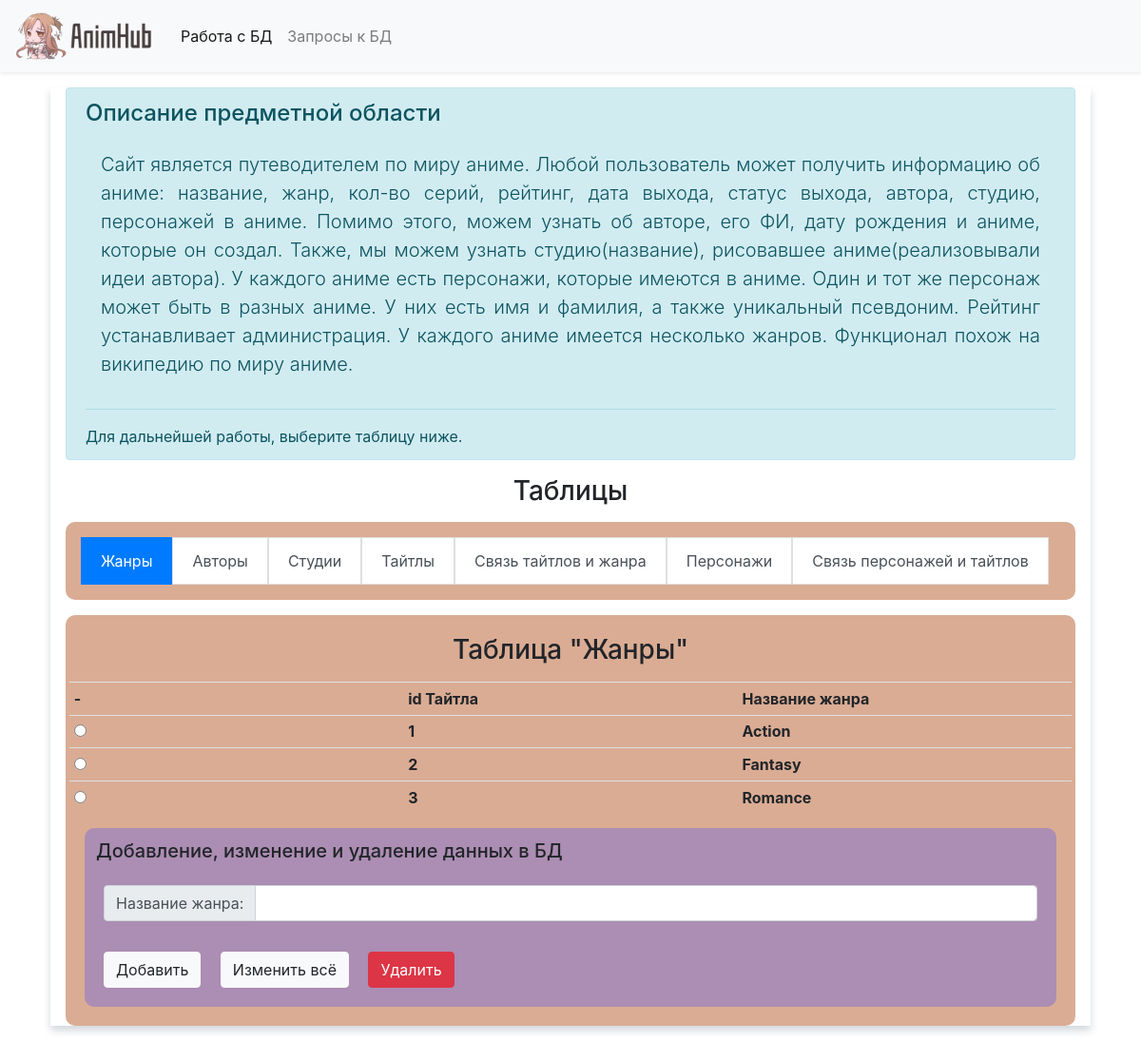
Page /php/php/TGenre.php on the committed database.
### tables this page shows
CREATE TABLE IF NOT EXISTS genre_title
(
    id BIGINT PRIMARY KEY AUTO_INCREMENT,
    name_genre VARCHAR(32) NOT NULL
);

### php/php/TGenre.php (the view, shortened to what this page needs)
<?php
require './home.php';
?>
<div class="list-group list-group-horizontal tableMenu m-3 p-3">
    <form method="POST" action="/php/TGenre.php">
        <button name="genre_title" class="list-group-item list-group-item-action active">Жанры</button>
    </form>
    <form method="POST" action="/php/TAuthor.php">
        <button name="author" class="list-group-item list-group-item-action">Авторы</button>
    </form>
    <form method="POST" action="/php/TStudio.php">
        <button name="studio" class="list-group-item list-group-item-action">Студии</button>
    </form>
    <form method="POST" action="/php/TTitle.php">
        <button name="titles" class="list-group-item list-group-item-action">Тайтлы</button>
    </form>
    <form method="POST" action="/php/TTitleToGenre.php">
        <button name="title_to_genre" class="list-group-item list-group-item-action">Связь тайтлов и жанра</button>
    </form>
    <form method="POST" action="/php/TCharacter.php">
        <button name="the_character" class="list-group-item list-group-item-action">Персонажи</button>
    </form>
    <form method="POST" action="/php/TCharacterToTitle.php">
        <button name="character_to_title" class="list-group-item list-group-item-action">Связь персонажей и тайтлов</button>
    </form>
</div>
<div class="m-3 p-1 tableSelectContainer">
    <form method="POST" action="./queryHandler.php">
        <h3 class="m-3" align="center">Таблица "Жанры"</h3>
        <table id='table' class='table table-hover table-sm p-2 fixTable'>
            <tr>
                <th>-</th>
                <th>id Тайтла</th>
                <th>Название жанра</th>
            </tr>
            <?
            foreach ($pdo->query('SELECT * FROM genre_title;') as $row) {
                echo "<tr>
                        <th><input type='radio' name='selected' value='{$row['id']}'></th>
                        <th>{$row['id']}</th>
                        <th>{$row['name_genre']}</th>
                ";
            }
            ?>
        </table>
        <div class="m-3 p-1 workdbdiv">
            <h5 class="m-2"> Добавление, изменение и удаление данных в БД</h5>
            <div style="display: flex; flex-direction: column;">
                <div class="input-group p-3">
                    <div class="input-group-prepend">
                        <span class="input-group-text" id="basic-addon1">Название жанра:</span>
                    </div>
                    <input name="name_genre" type="text" class="form-control" aria-label="Название жанра">
                </div>
                <div class="p-2">
                    <button type="submit" name="add" class="m-2 btn btn-light" >Добавить</button>
                    <button type="submit" name="edit" class="m-2 btn btn-light">Изменить всё</button>
                    <button type="submit" name="delete" class="m-2 btn btn-danger">Удалить</button>
                </div>
            </div>
        </div>
    </form>
</div>

### php/css/style.css (style rules this page uses)
.bodyMain { box-shadow: 0px 5px 8px 0px rgba(34, 60, 80, 0.2); }
.textMain { text-align: justify; }
.tableSelectContainer { background: #daac94; border-radius: 10px; }
td, th { word-wrap: break-word; }
.fixTable { width: 100%; table-layout: fixed; }
.workdbdiv { background: #ac8db3; border-radius: 10px; }
.tableMenu { background: #daac94; border-radius: 10px; }

### rows in the picture
genre_title: id "1", name_genre "Action"
genre_title: id "2", name_genre "Fantasy"
genre_title: id "3", name_genre "Romance"
